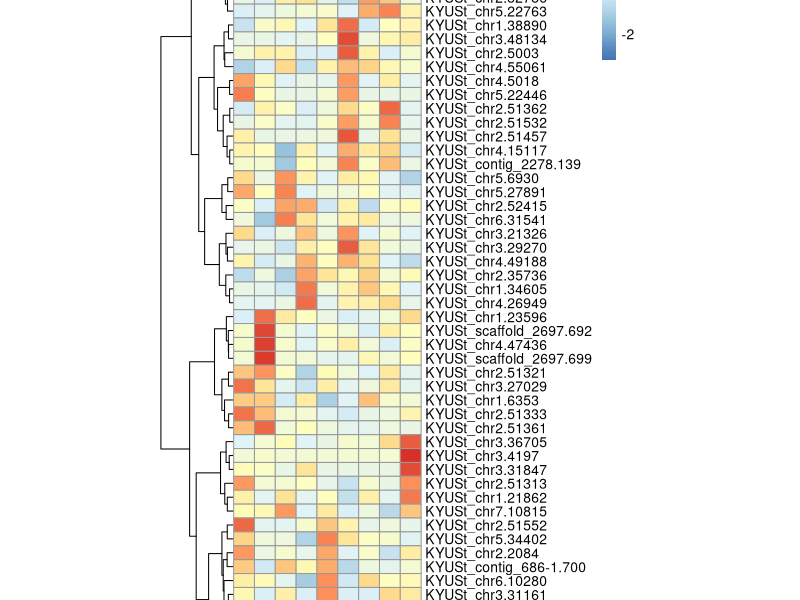

Recreate this plot in R.
library(pheatmap)
# library(showtext)

# font_add("times", "/usr/share/fonts/TTF/times.ttf")  # 添加新罗马字体
# showtext_auto()  # 始终启用字体

# data <- read.table('./LP_Cd.txt', header = TRUE,  sep = '\t',  row.names = 1 ) # 读取数据，第一列为行名
# data <- as.data.frame(data) # 将数据转换为数据框格式
# data = data[rowSums(data)>10, ]
# data = data[,-c(1:5)]
# pheatmap(data, scale = "row", clustering_method = "ward.D", cutree_rows = 3, cutree_cols = 2 , main = "title")

# 进行标准化：scale = "row"
# 进行k-means 聚类：kmeans_k = 3
# 取消行、列的距离：cluster_rows = FALSE 和 cluster_cols = TRUE
# 为行、列指定不同的度量：clustering_distance_rows = "correlation", clustering_distance_cols = "manhattan"
# 使用 clustering_method 参数来指定不同的聚类方法，支持的方法：'ward', 'ward.D', 'ward.D2', 'single', 'complete', 'average', 'mcquitty', 'median', 'centroid'

# 图例
# 通过 legend_breaks 参数设置断点，legend_labels 参数设置断点处的标签：legend_breaks = c(-1, 0, 1), legend_labels = c("low", "median", "high"))
# 不显示图例：legend = F

# 设置边框颜色：border_color = "white"
# 删除边框：border = F

# 单元格的尺寸：cellwidth = 15, cellheight = 15

# 显示数值：display_numbers = TRUE
# 以科学计数法显示数值：number_format = "%.1e"
# 设置字体的颜色：number_color = "#4daf4a"
# 设置字体大小：fontsize_number = 10
# 为display_numbers传递一个参数来标记显示+还是-：display_numbers = matrix(ifelse(data > 100, "+", "-"), nrow = nrow(data))

# 分块
# 先取消行和列的聚类：cluster_cols = FALSE, cluster_rows = FALSE
# 指定几个单元格为一个块：gaps_col = 4, gaps_row = c(8,9))
# 根据层次聚类的结果进行分块：  cutree_rows = 3, cutree_cols = 2

# 标签
# 标题：main = "title"
# 不显示行和列的标签：  show_colnames = FALSE, show_rownames = FALSE
# 设置行和列的标签字体：  fontsize_row = 8, fontsize_col = 12
# 设置行和列标签的旋转角度：angle_col = 45, angle_row = 45 ，可选角度有270、0、45、90、315
# 统一设置标签字体大小：fontsize = 15
# 自定义行和列的标签：  labels_row = paste0("Gene", LETTERS[1:20]), labels_col = rep(c("Cancer", "Noraml"), each = 3)

# 注释
# 先分别构建分组信息
# annotation_row <- data.frame(
#   GeneClass = c(rep("nano", 200), rep("nano2", 41))
# )
# rownames(annotation_row) <- rownames(data)

# annotation_col <- data.frame(
#   type = rep(c("sample1", "sample2", "sample3"), each = 3)
# )
# rownames(annotation_col) <- colnames(data)  # 设置为行的注释

data <- read.table('./data.txt', header = TRUE,  sep = '\t',  row.names = 1 )
data <- as.data.frame(data)
data = data[rowSums(data)>10, ]

# annotation_row <- data.frame(
#   GeneClass = c(rep("MT", 17))
# )
# rownames(annotation_row) <- rownames(data)

# annotation_col <- data.frame(
#   type = rep(c("C0", "C50", "C500"), each = 3)
# )
# rownames(annotation_col) <- colnames(data)

pheatmap(data,
  scale = "row", 
  # show_rownames = FALSE,
  cluster_cols = FALSE, 
  # cluster_rows = FALSE,
  clustering_method = 'ward.D',
  cellwidth = 15, 
  cellheight = 10, 
  # color = rainbow(6), 
  # cellheight = 20, 
  # gaps_col = c(3, 3),
  angle_col = 45,
  # annotation_row = annotation_row, 
  # annotation_col = annotation_col, 
  # # annotation_legend = FALSE # 取消注释的图例
  )